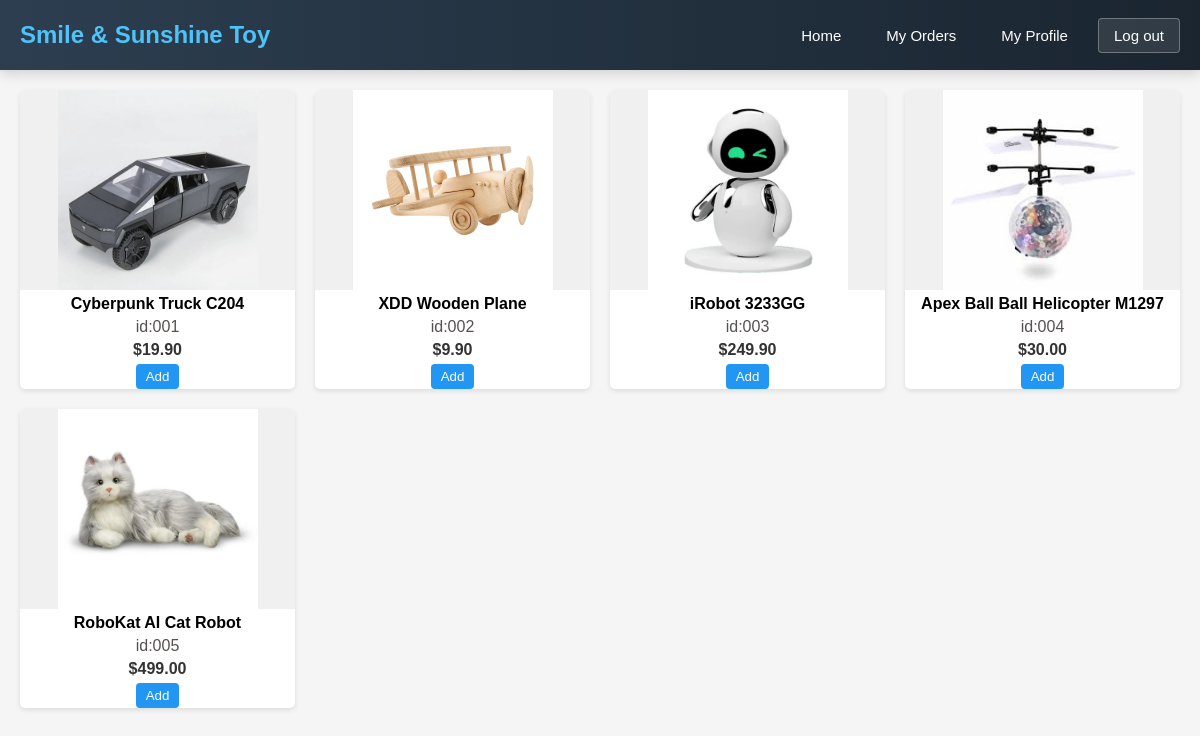
The page /sample/customer/Index.php (signed in) on the database as committed earlier.
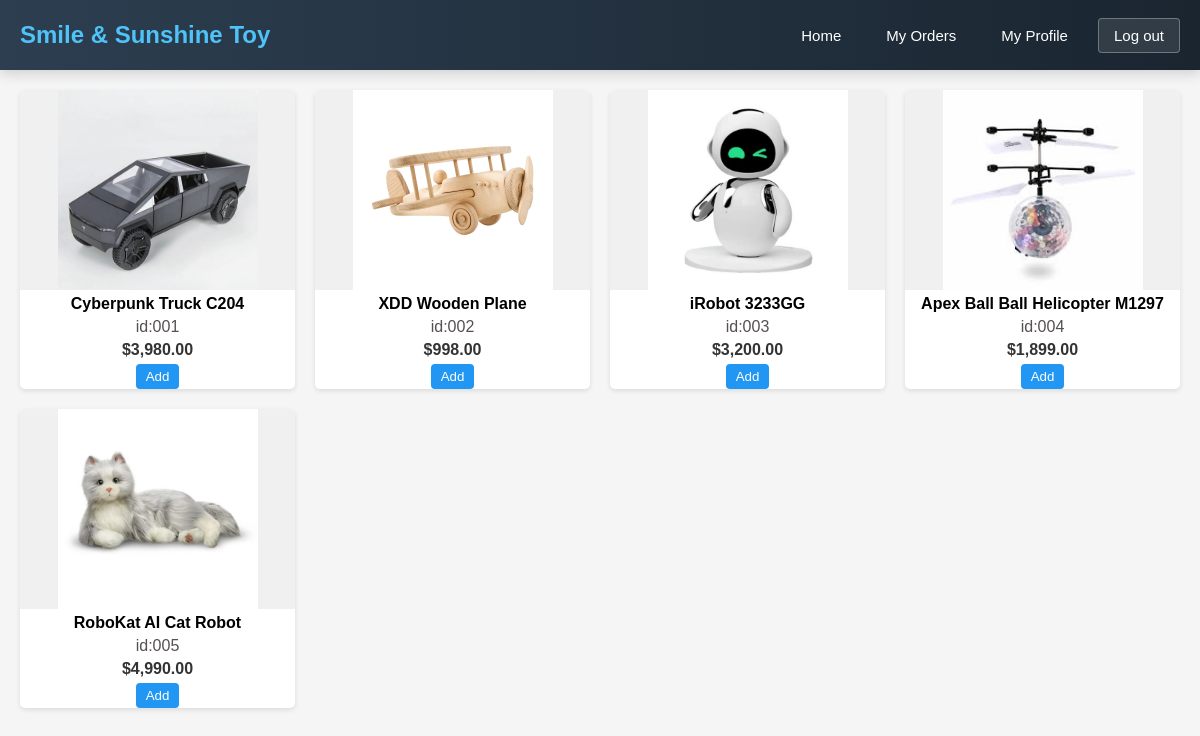
The same page on the database as committed later.
### tables this page shows
CREATE TABLE `product` (
  `pid` int NOT NULL AUTO_INCREMENT,
  `pname` varchar(255) NOT NULL,
  `pdesc` text,
  `pcost` decimal(12,2) NOT NULL,
  PRIMARY KEY (`pid`)
);

### sample/customer/Index.php (the view, shortened to what this page needs)
<?php
include '../conn.php';
$products = [];
$sql = "SELECT pid, pname, pcost FROM product";
$result = mysqli_query($conn, $sql);
while ($row = mysqli_fetch_assoc($result)) {
    $products[] = $row;
}
?>
<!DOCTYPE html>
<html lang="en">
<head>
    <link rel="stylesheet" href="../CSS/index.css">
    <link rel="stylesheet" href="../CSS/header.css">
</head>
<body>
<header>
    <div class="logo">
        <a href="Index.php">Smile &amp; Sunshine Toy</a>
    </div>
    <div class="user-actions">
        <a href="Index.php">Home</a>
        <a href="MyOrder.php">My Orders</a>
        <a href="Profile.php">My Profile</a>
        <a href="../logout.php" class="logout-btn">Log out</a>
    </div>
</header>
<main class="product-grid">
    <?php foreach ($products as $product): ?>
        <div class="product-card">
            <div class="product-image">
                <img src="../Sample Images/product/<?= $product['pid'] ?>.jpg" alt="<?= htmlspecialchars($product['pname']) ?>">
            </div>
            <div class="product-title"><?= htmlspecialchars($product['pname']) ?></div>
            <div class="product-ID">id:<?= str_pad($product['pid'], 3, '0', STR_PAD_LEFT) ?></div>
            <div class="product-price">$<?= number_format($product['pcost'], 2) ?></div>
            <button class="add-to-cart" onclick="addToCart(<?= $product['pid'] ?>)">Add</button>
        </div>
    <?php endforeach; ?>
</main>
</body>
</html>

### sample/CSS/index.css (style rules this page uses)
* { margin: 0; padding: 0; box-sizing: border-box; font-family: Arial, sans-serif; }
body { background-color: #f5f5f5; }
.product-grid { display: grid; grid-template-columns: repeat(auto-fill, minmax(250px, 1fr)); gap: 20px; padding: 20px; }
.product-card { background-color: white; border-radius: 5px; overflow: hidden; box-shadow: 0 2px 5px rgba(0,0,0,0.1); text-align: center; }
.product-image { height: 200px; background-color: #f0f0f0; display: flex; align-items: center; justify-content: center; }
.product-image img { max-width: 100%; max-height: 100%; object-fit: contain; }
.product-title { font-weight: bold; padding: 5px 0; }
.product-ID { padding: 0px 0; color: rgba(56, 49, 49, 0.85); }
.product-price { font-weight: bold; color: #333; margin: 5px 0; }
.add-to-cart { padding: 5px 10px; background-color: #2196F3; color: white; border: none; border-radius: 4px; text-decoration: none; display: inline-block; }

### sample/CSS/header.css (style rules this page uses)
header { display: flex; justify-content: space-between; align-items: center; background: linear-gradient(90deg, #2c3e50, #1a2530); color: white; padding: 0 20px; position: sticky; top: 0; z-index: 1000; box-shadow: 0 4px 12px rgba(0, 0, 0, 0.15); height: 70px; }
.logo { display: flex; align-items: center; }
.logo a { font-size: 24px; font-weight: 700; color: #4fc3f7; text-decoration: none; }
.user-actions { display: flex; gap: 15px; align-items: center; }
.user-actions a { color: white; text-decoration: none; font-size: 15px; font-weight: 500; padding: 8px 15px; border-radius: 4px; transition: background 0.3s; }
.logout-btn { background: rgba(255, 255, 255, 0.1); border: 1px solid rgba(255, 255, 255, 0.3); }

Rows that differ between the two databases and show on the page:
changed product "Cyberpunk Truck C204": pcost "19.90" → "3,980.00"
changed product "XDD Wooden Plane": pcost "9.90" → "998.00"
changed product "iRobot 3233GG": pcost "249.90" → "3,200.00"
changed product "Apex Ball Ball Helicopter M1297": pcost "30.00" → "1,899.00"
changed product "RoboKat AI Cat Robot": pcost "499.00" → "4,990.00"
